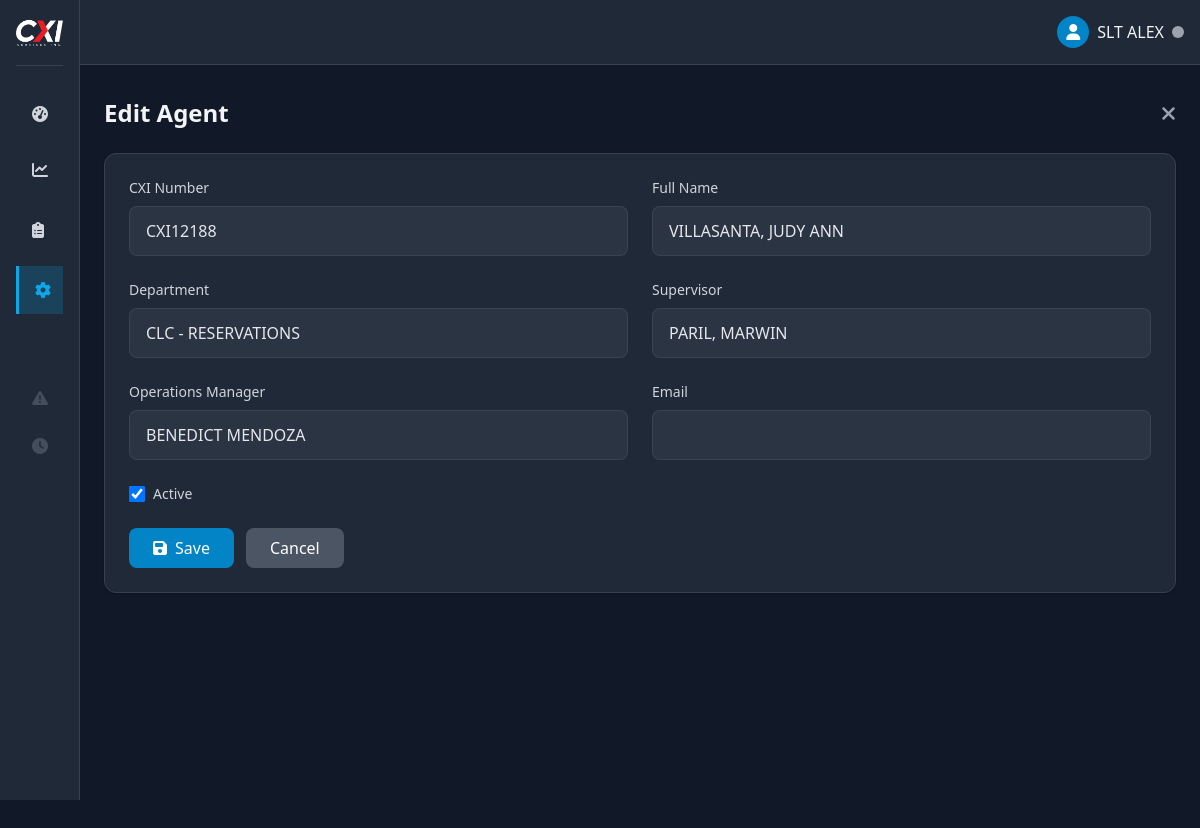
Page /admin/employee.php?id=4862 (signed in) on the committed database.
### tables this page shows
CREATE TABLE `employees` (
  `id` int(11) NOT NULL,
  `employee_id` varchar(50) NOT NULL,
  `full_name` varchar(100) NOT NULL,
  `department` varchar(50) NOT NULL,
  `supervisor` varchar(100) NOT NULL,
  `operation_manager` varchar(100) NOT NULL,
  `email` varchar(100) DEFAULT NULL,
  `created_at` datetime NOT NULL DEFAULT current_timestamp(),
  `updated_at` datetime NOT NULL DEFAULT current_timestamp() ON UPDATE current_timestamp(),
  `is_active` tinyint(1) DEFAULT 1
);

### admin/employee.php (the view, shortened to what this page needs)
<?php
require_once '../includes/functions.php';
$action = isset($_GET['action']) ? $_GET['action'] : '';
$employeeId = isset($_GET['id']) ? (int)$_GET['id'] : 0;
$employee = null;
if ($employeeId > 0) {
    try {
        $stmt = $pdo->prepare("SELECT * FROM employees WHERE id = ?");
        $stmt->execute([$employeeId]);
        $employee = $stmt->fetch();
    } catch (PDOException $e) {
        $_SESSION['error'] = "Error fetching employee data: " . $e->getMessage();
        redirect('employees.php');
    }
} elseif ($action !== 'create') {
    redirect('employees.php');
}
require_once '../components/layout.php';
?>
<div class="pt-2 min-h-screen">
    <main class="p-6">
        <div class="flex justify-between items-center mb-6">
            <h1 class="text-2xl font-bold"><?= $employeeId ? 'Edit Agent' : 'Add New Agent' ?></h1>
            <a href="employees.php" class="text-gray-400 hover:text-white">
                <i class="fas fa-times fa-lg"></i>
            </a>
        </div>
        <div class="bg-gray-800 rounded-xl border border-gray-700 p-6 shadow">
            <form method="POST">
                <div class="grid grid-cols-1 md:grid-cols-2 gap-6">
                    <div>
                        <label for="employee_id" class="block text-sm font-medium text-gray-300 mb-2">CXI Number</label>
                        <input type="text" id="cxi_id" name="cxi_id"
                               class="w-full px-4 py-3 bg-gray-700/50 border border-gray-600/50 rounded-lg text-gray-200"
                               value="<?= $employee ? htmlspecialchars($employee['employee_id']) : '' ?>" required>
                    </div>
                    <div>
                        <label for="full_name" class="block text-sm font-medium text-gray-300 mb-2">Full Name</label>
                        <input type="text" id="full_name" name="full_name" style="text-transform: uppercase;"
                               class="w-full px-4 py-3 bg-gray-700/50 border border-gray-600/50 rounded-lg text-gray-200"
                               value="<?= $employee ? htmlspecialchars($employee['full_name']) : '' ?>" required>
                    </div>
                    <div>
                        <label for="department" class="block text-sm font-medium text-gray-300 mb-2">Department</label>
                        <input type="text" id="department" name="department" style="text-transform: uppercase;"
                               class="w-full px-4 py-3 bg-gray-700/50 border border-gray-600/50 rounded-lg text-gray-200"
                               value="<?= $employee ? htmlspecialchars($employee['department']) : '' ?>" required>
                    </div>
                    <div>
                        <label for="supervisor" class="block text-sm font-medium text-gray-300 mb-2">Supervisor</label>
                        <input type="text" id="supervisor" name="supervisor" style="text-transform: uppercase;"
                               class="w-full px-4 py-3 bg-gray-700/50 border border-gray-600/50 rounded-lg text-gray-200"
                               value="<?= $employee ? htmlspecialchars($employee['supervisor']) : '' ?>" required>
                    </div>
                    <div>
                        <label for="operation_manager" class="block text-sm font-medium text-gray-300 mb-2">Operations Manager</label>
                        <input type="text" id="operation_manager" name="operation_manager" style="text-transform: uppercase;"
                               class="w-full px-4 py-3 bg-gray-700/50 border border-gray-600/50 rounded-lg text-gray-200"
                               value="<?= $employee ? htmlspecialchars($employee['operation_manager']) : '' ?>" required>
                    </div>
                    <div>
                        <label for="email" class="block text-sm font-medium text-gray-300 mb-2">Email</label>
                        <input type="email" id="email" name="email"
                               class="w-full px-4 py-3 bg-gray-700/50 border border-gray-600/50 rounded-lg text-gray-200"
                               value="<?= $employee ? htmlspecialchars($employee['email']) : '' ?>">
                    </div>
                    <div class="flex items-center">
                        <input type="checkbox" id="is_active" name="is_active"
                               class="w-4 h-4 text-primary-600 bg-gray-700 border-gray-600 rounded focus:ring-primary-500 focus:ring-2"
                               <?= ($employee && $employee['is_active']) || !$employee ? 'checked' : '' ?>>
                        <label for="is_active" class="ml-2 text-sm font-medium text-gray-300">Active</label>
                    </div>
                </div>
                <div class="flex space-x-3 pt-6">
                    <button type="submit" class="bg-primary-600 hover:bg-primary-700 text-white px-6 py-2 rounded-lg flex items-center">
                        <i class="fas fa-save mr-2"></i> Save
                    </button>
                    <a href="employees.php" class="bg-gray-600 hover:bg-gray-700 text-white px-6 py-2 rounded-lg flex items-center">
                        Cancel
                    </a>
                </div>
            </form>
        </div>
    </main>
</div>

### rows in the picture
employees: cxi_id "CXI12188", full_name "VILLASANTA, JUDY ANN", department "CLC - RESERVATIONS", supervisor "PARIL, MARWIN", operation_manager "BENEDICT MENDOZA", is_active "☑"

### other values in the picture
$_SESSION['nickname'] "SLT ALEX"
